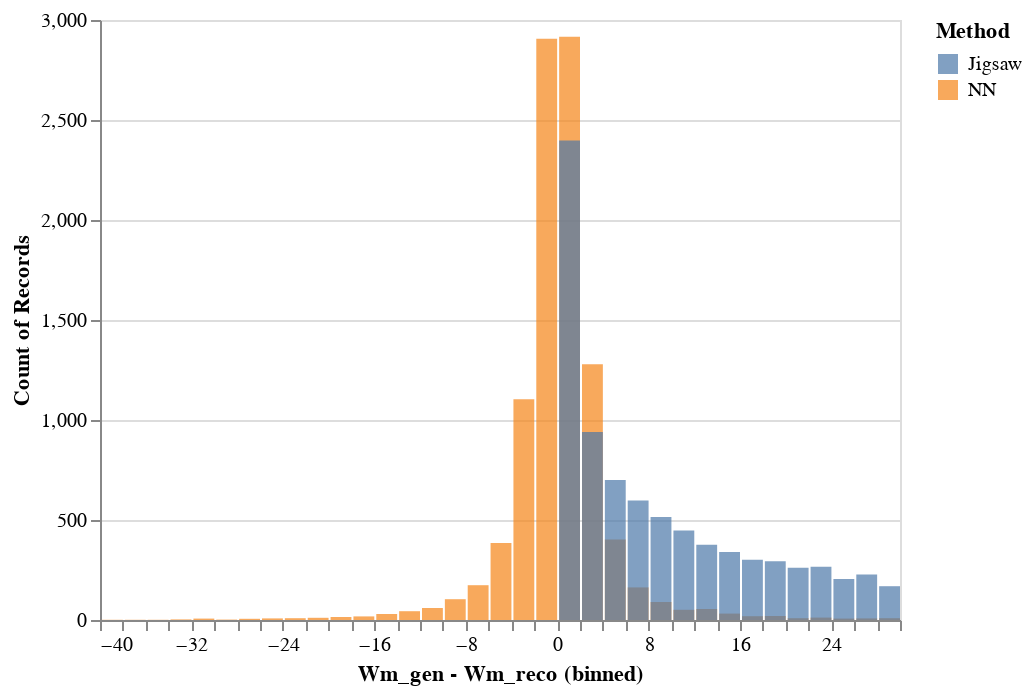

The cell this chart's notebook holds for it:
### Code cell
chart_data = pd.DataFrame({'Wm_gen - Wm_reco': np.concatenate((y_test - y_pred, y_test - jigsaw_test[definitions.JIGSAW_TARGETS[dataset][target][0]].values)), 'Method': ['NN']*y_test.shape[0] + ['Jigsaw']*y_test.shape[0]})

alt.Chart(chart_data).mark_bar(opacity=0.7).encode(alt.X("Wm_gen - Wm_reco:Q", bin=alt.Bin(extent=[-40, 30], step=2)), y=alt.Y("count()", stack=None), color="Method")

### Figure 1 — Vega-Lite specification as saved in the notebook (floating-point values rounded to 4 significant figures; data arrays with more than 128 entries replaced by an {"elided": "..."} marker saying what was removed)
{"config": {"view": {"continuousWidth": 400, "continuousHeight": 300}}, "data": {"name": "data-6d67db2ece794d218bd610190e310f81"}, "mark": {"type": "bar", "opacity": 0.7}, "encoding": {"color": {"type": "nominal", "field": "Method"}, "x": {"type": "quantitative", "bin": {"extent": [-40, 30], "step": 2}, "field": "Wm_gen - Wm_reco"}, "y": {"type": "quantitative", "aggregate": "count", "stack": null}}, "$schema": "https://vega.github.io/schema/vega-lite/v4.0.2.json", "datasets": {"data-6d67db2ece794d218bd610190e310f81": {"elided": "20000 records"}}}
